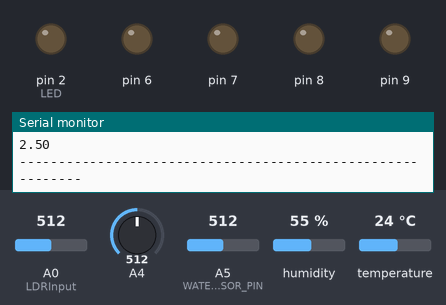
Recording of a sketch running on a simulated Arduino Uno, built with avr-gcc and run on an emulated ATmega328P. Parts: output pins drawn as LEDs (lit = HIGH), the last lines printed to the serial monitor. The inputs (shaded band) are chosen by the test bench; at power-on: temperature 24 °C, A0 (LDRInput) = 512, A4 = 512, A5 (WATER_SENSOR_PIN) = 512, humidity 55 %.

Above: at 3.4 s.
3.5 s: temperature set to 27 °C
At 5.5 s:
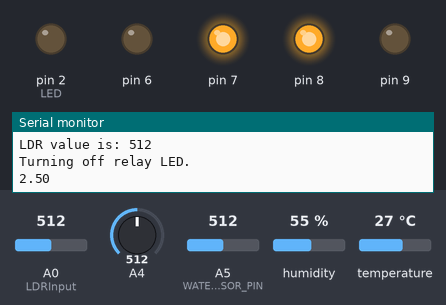
6.9 s: A0 (LDRInput) set to 312
10.3 s: A0 (LDRInput) set to 284
At 11.7 s:
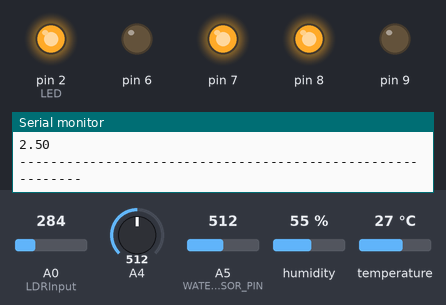
13.7 s: temperature set to 12 °C
At 16.0 s:
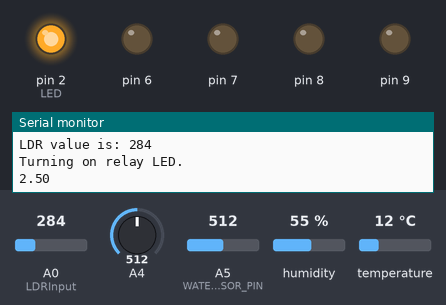
17.1 s: temperature set to 28 °C
At 18.6 s:
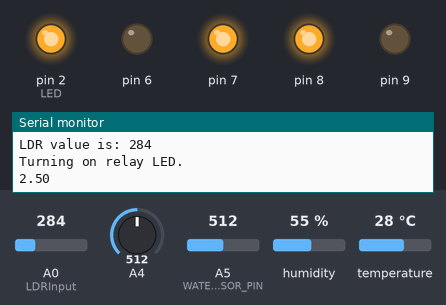
20.5 s: temperature set to 19 °C
At 21.2 s:
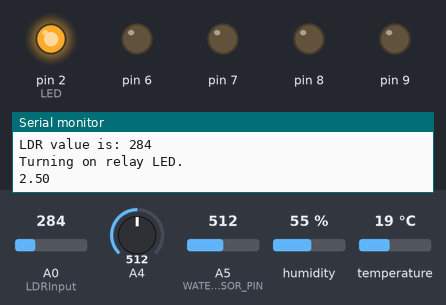
Timing chart, 0 to 23.5 s (numbered marks = the images above; inputs shaded):
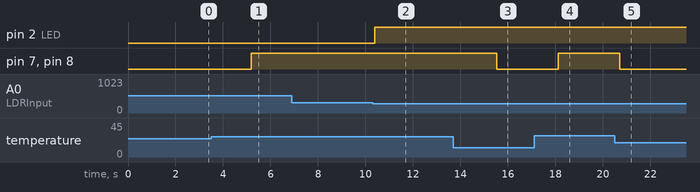

Measured:
- the behaviour switches between 25 and 26 °C on temperature (found by bisection; images 0 and 1)
- the behaviour switches between 300 and 299 on A0 (LDRInput) (found by bisection; images 1 and 2)
- after the input at 3.5 s, pin 7, pin 8: LOW → HIGH after 1.7 s
- after the input at 10.3 s, pin 2 (LED): LOW → HIGH after 0.10 s
- after the input at 13.7 s, pin 7, pin 8: HIGH → LOW after 1.8 s
- after the input at 17.1 s, pin 7, pin 8: LOW → HIGH after 1.0 s
- after the input at 20.5 s, pin 7, pin 8: HIGH → LOW after 0.21 s

The sketch:

WaterLevelSensor.cpp.ino
```cpp
#include "KY015_Sensor.h"
#include "FanControl.h"
#include "WaterLevelSensor.h"
//// ph shit

int pH_Value;
float Voltage;
////

const int LDRInput = A0; //Set Analog Input A0 for LDR.
const int LED = 2;
const int WATER_SENSOR_PIN = A5;

KY015_Sensor ky015Sensor(10);
FanControl fanControl(9, 8, 7, 6);
WaterLevelSensor waterLevelSensor(WATER_SENSOR_PIN);

void setup() {
  Serial.begin(9600);
  fanControl.begin();
  pinMode(LDRInput, INPUT);
  pinMode(LED, OUTPUT);
  waterLevelSensor.begin();
/////////PH??

/////////////////

}

void loop() {
  float temperature = ky015Sensor.getTemperature();
  float humidity = ky015Sensor.getHumidity();

  Serial.print("Temperature: ");
  Serial.print(temperature);
  Serial.println("°C");

  Serial.print("Humidity: ");
  Serial.print(humidity);
  Serial.println("%");

  if (ky015Sensor.isError()) {
    Serial.println("Error: KY015 Sensor not found.");
    fanControl.update(0);
  } else {
    fanControl.update(temperature);
  }


/////////////////////WATER SENSOR

  waterLevelSensor.update();
  if (waterLevelSensor.isError()) {
    Serial.println("Error: Water level sensor not working.");
  } else {
    waterLevelSensor.getCurrentLevel();
  }

  /////////////////////////////////


  int value = analogRead(LDRInput); //Reads the Value of LDR(light).
  if (value >= 0 && value <= 1023) {
    Serial.print("LDR value is: ");
    Serial.println(value);
    if (value < 300) {
      digitalWrite(LED, HIGH); //The LED turns ON in Dark.
      Serial.println("Turning on relay LED.");
    } else {
      digitalWrite(LED, LOW); //The LED turns OFF in Light.
      Serial.println("Turning off relay LED.");
    }
  } else {
    Serial.println("Error: LDR sensor not working properly.");
  }

////////////////////////////////PH SENSOR
  pH_Value = analogRead(A4);
  Voltage = pH_Value * (5.0 / 1023.0);
  Serial.println(Voltage);
  delay(500);
///////////////////////////////////////////////
  Serial.println("-----------------------------------------------------------");

  delay(2000);
}
```

FanControl.cpp
```cpp
#include "FanControl.h"
#include <Arduino.h>

FanControl::FanControl(int ina1, int inb1, int ina2, int inb2)
  : INA1(ina1), INB1(inb1), INA2(ina2), INB2(inb2)
{}

void FanControl::begin() {
  pinMode(INA1, OUTPUT);
  pinMode(INB1, OUTPUT);
  pinMode(INA2, OUTPUT);
  pinMode(INB2, OUTPUT);
}

void FanControl::update(float temperature) {
  if (temperature > 25) {
    digitalWrite(INA1, LOW);
    digitalWrite(INB1, HIGH);
    digitalWrite(INA2, HIGH);
    digitalWrite(INB2, LOW);
    Serial.println("Fans turned on");
  } else {
    digitalWrite(INA1, LOW);
    digitalWrite(INB1, LOW);
    digitalWrite(INA2, LOW);
    digitalWrite(INB2, LOW);
    Serial.println("Fans turned off");
  }
}
```

FanControl.h
```cpp
#ifndef FANCONTROL_H
#define FANCONTROL_H

class FanControl {
  private:
    const int INA1, INB1, INA2, INB2;

  public:
    FanControl(int ina1, int inb1, int ina2, int inb2);
    void begin();
    void update(float temperature);
};

#endif
```

KY015_Sensor.cpp
```cpp
#include "KY015_Sensor.h"

KY015_Sensor::KY015_Sensor(uint8_t pin) {
  dht = new DHT(pin, DHT11);
  _pin = pin;
  dht->begin();
  isErrorFlag = false;
}

float KY015_Sensor::getTemperature() {
  float temperature = dht->readTemperature();
  if (isnan(temperature)) {
    isErrorFlag = true;
  } else {
    isErrorFlag = false;
  }
  return temperature;
}

float KY015_Sensor::getHumidity() {
  float humidity = dht->readHumidity();
  if (isnan(humidity)) {
    isErrorFlag = true;
  } else {
    isErrorFlag = false;
  }
  return humidity;
}

bool KY015_Sensor::isError() {
  return isErrorFlag;
}
```

KY015_Sensor.h
```cpp
#ifndef KY015_SENSOR_H
#define KY015_SENSOR_H

#include <Arduino.h>
#include <DHT.h>

class KY015_Sensor {
  public:
    KY015_Sensor(uint8_t pin);
    float getTemperature();
    float getHumidity();
    bool isError();
  private:
    DHT* dht;
    uint8_t _pin;
    bool isErrorFlag;
};

#endif
```

PHSensor.cpp
```cpp
#include "PHSensor.h"

PHSensor::PHSensor(int sensorPin, float calibrationValue) {
  _sensorPin = sensorPin;
  _calibrationValue = calibrationValue;
}

float PHSensor::getPHValue() {
  int buffer_arr[10],temp;
  unsigned long int avgval;
  float ph_act;

  for(int i=0;i<10;i++) {
    buffer_arr[i] = analogRead(_sensorPin);
    delay(30);
  }

  for(int i=0;i<9;i++) {
    for(int j=i+1;j<10;j++) {
      if(buffer_arr[i] > buffer_arr[j]) {
        temp = buffer_arr[i];
        buffer_arr[i] = buffer_arr[j];
        buffer_arr[j] = temp;
      }
    }
  }

  avgval = 0;
  for(int i=2;i<8;i++)
    avgval += buffer_arr[i];

  float volt = (float)avgval * 5.0 / 1024 / 6;
  ph_act = -5.5 * volt + _calibrationValue;
  if(ph_act>12 || ph_act<1 ) return 0;
  return ph_act;
}
```

PHSensor.h
```cpp
#ifndef PHSENSOR_H
#define PHSENSOR_H

#include <Arduino.h>

class PHSensor {
public:
  PHSensor(int sensorPin, float calibrationValue);
  float getPHValue();

private:
  int _sensorPin;
  float _calibrationValue;
};

#endif
```

WaterLevelSensor.cpp
```cpp
#include "WaterLevelSensor.h"

WaterLevelSensor::WaterLevelSensor(int analogPin) : _analogPin(analogPin) {
  pinMode(_analogPin, INPUT);
  _sensorValue = 0;
  _error = false;
  _currentLevel = 0.0;
}

void WaterLevelSensor::begin() {
  pinMode(_analogPin, INPUT);
}

void WaterLevelSensor::update() {
  _sensorValue = analogRead(_analogPin);
  if (_sensorValue == 0 || _sensorValue == 1023) {
    _error = true;
  } else {
    _error = false;
    _currentLevel = map(_sensorValue, 0, 1023, 0, 65);
  }
}

bool WaterLevelSensor::isError() {
  return _error;
}

float WaterLevelSensor::getCurrentLevel() {

  if (_sensorValue >= 480 && _sensorValue < 530) {
  Serial.println("Water level: 11%");
} else if (_sensorValue >= 530 && _sensorValue < 615) {
  Serial.println("Water level: 22%");
} else if (_sensorValue >= 615 && _sensorValue < 660) {
  Serial.println("Water level: 33%");
} else if (_sensorValue >= 660 && _sensorValue < 680) {
  Serial.println("Water level: 44%");
} else if (_sensorValue >= 680 && _sensorValue < 690) {
  Serial.println("Water level: 55%");
} else if (_sensorValue >= 690 && _sensorValue < 700) {
  Serial.println("Water level: 66%");
} else if (_sensorValue >= 700 && _sensorValue < 705) {
  Serial.println("Water level: 77%");
} else if (_sensorValue >= 705 && _sensorValue < 710) {
  Serial.println("Water level: 88%");
} else if (_sensorValue >= 710) {
  Serial.println("Water level: 99%");
} else {
  Serial.println("Water level: 0%");
}
}
```

WaterLevelSensor.h
```cpp
#ifndef WaterLevelSensor_h
#define WaterLevelSensor_h

#include <Arduino.h>

class WaterLevelSensor {
  public:
    WaterLevelSensor(int analogPin);
    void begin();
    void update();
    bool isError();
    float getCurrentLevel();

  private:
    int _analogPin;
    int _sensorValue;
    bool _error;
    float _currentLevel;
};

#endif
```
